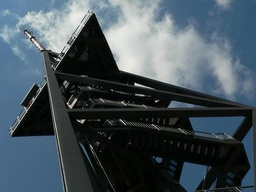
#> input picture images/tower.jpg, 256 x 192 px, shrunk from 504 x 378 before the run, found by its file name
$ python SeamCarver2.py
#> lines starting #> are read from the running program, lines starting #| are printed output that depends on the picture; after the words box and inside, x2 and y2 are one past the last pixel; in counts of white or black regions, pixels touching at a corner belong together
import numpy as np
from PIL import Image
import os

# Function to compute energy map
def compute_energy(image):
    if isinstance(image, Image.Image):
        image = np.array(image)

    #  RGB format
    if len(image.shape) == 3:
        gray = (0.299 * image[:, :, 0] + 0.587 * image[:, :, 1] + 0.114 * image[:, :, 2]).astype(np.float64)
    else:
        gray = image.astype(np.float64)

    height, width = gray.shape
    # Initialize energy array with zeros
    energy = np.zeros((height, width), dtype=np.float64)

    # Calculate energy for each pixel
    for y in range(height):
        for x in range(width):
            # Get neighboring pixel values
            a = gray[y-1, x-1] if y > 0 and x > 0 else 0.0      # Top-left
            b = gray[y-1, x] if y > 0 else 0.0                  # Top
            c = gray[y-1, x+1] if y > 0 and x < width-1 else 0.0  # Top-right
            d = gray[y, x-1] if x > 0 else 0.0                  # Left
            f = gray[y, x+1] if x < width-1 else 0.0            # Right
            g = gray[y+1, x-1] if y < height-1 and x > 0 else 0.0  # Bottom-left
            h = gray[y+1, x] if y < height-1 else 0.0           # Bottom
            i = gray[y+1, x+1] if y < height-1 and x < width-1 else 0.0  # Bottom-right

            # Calculate horizontal and vertical energy components
            xenergy = a + 2*d + g - c - 2*f - i    # Horizontal gradient
            yenergy = a + 2*b + c - g - 2*h - i    # Vertical gradient
            # Compute total energy as magnitude of gradient vector
            energy[y, x] = np.sqrt(xenergy**2 + yenergy**2)

    return energy

# Save the energy map as an image for visualization
def save_energy_map(image, output_path):
    energy = compute_energy(image)
    # Normalize energy values to 0-255 range for visualization
    energy_min, energy_max = energy.min(), energy.max()
    if energy_max == energy_min:
        energy_normalized = np.zeros_like(energy, dtype=np.uint8)
    else:
        energy_normalized = ((energy - energy_min) / (energy_max - energy_min) * 255).astype(np.uint8)
    # Convert to PIL image and save
    energy_img = Image.fromarray(energy_normalized, mode='L')
    energy_img.save(output_path)

# Highlight computed seams on the original image i
def highlight_seams(image, seams, output_path):
    if isinstance(image, Image.Image):
        img_with_seams = np.array(image)
    else:
        img_with_seams = image.copy()

    # Ensure image is in RGB format
    if len(img_with_seams.shape) == 2:  # Grayscale
        img_with_seams = np.stack([img_with_seams] * 3, axis=-1)  # Convert to RGB

    # Mark each pixel in seams with red color
    for seam in seams:
        for y, x in seam:
            img_with_seams[y, x] = [255, 0, 0]  # RGB format: Red
    seams_img = Image.fromarray(img_with_seams, mode='RGB')
    seams_img.save(output_path)

# Dynamic Programming approach to seam carving
def seam_carving_dp(image, num_seams, output_dir):
    # Convert image to numpy array if it's a PIL image
    if isinstance(image, Image.Image):
        img = np.array(image)
    else:
        img = image.copy()

    height, width = img.shape[:2]
    all_seams = []

    # Check if num_seams is valid
    if num_seams >= width:
        print(f"Error: Cannot remove {num_seams} seams from an image of width {width}.")
        return None, None

    # Remove specified number of seams
    for seam_idx in range(num_seams):
        energy = compute_energy(img)
        # DP table for minimum energy paths
        dp = np.zeros((height, width), dtype=np.float64)
        dp[0, :] = energy[0, :]  # Initialize first row
        parent = np.zeros((height, width), dtype=int)  # Track seam paths

        # Build DP table row by row
        for y in range(1, height):
            for x in range(width):
                # Consider three possible previous pixels (left, center, right)
                min_energy = dp[y-1, x]
                parent[y, x] = x
                if x > 0 and dp[y-1, x-1] < min_energy:
                    min_energy = dp[y-1, x-1]
                    parent[y, x] = x-1
                if x < width-1 and dp[y-1, x+1] < min_energy:
                    min_energy = dp[y-1, x+1]
                    parent[y, x] = x+1
                dp[y, x] = energy[y, x] + min_energy

        # Find starting point of minimum energy seam (leftmost if tied)
        seam_end = np.argmin(dp[height-1, :])
        seam = []
        x = seam_end
        # Backtrack to construct the seam
        for y in range(height-1, -1, -1):
            seam.append((y, x))
            x = parent[y, x]
        all_seams.append(seam)

        # Create new image with seam removed
        new_img = np.zeros((height, width-1, 3), dtype=np.uint8)
        for y, x in seam:
            new_img[y, :x] = img[y, :x]
            new_img[y, x:] = img[y, x+1:]
        img = new_img
        width -= 1

        # Save intermediate result after removing half the seams
        if seam_idx == num_seams // 2 - 1:
            intermediate_path = os.path.join(output_dir, 'intermediate_dp.jpg')
            intermediate_img = Image.fromarray(img, mode='RGB')
            intermediate_img.save(intermediate_path)

    return img, all_seams

# Greedy approach to seam carving
def seam_carving_greedy(image, num_seams, output_dir):
    # Convert image to numpy array if it's a PIL image
    if isinstance(image, Image.Image):
        img = np.array(image)
    else:
        img = image.copy()

    height, width = img.shape[:2]
    all_seams = []

    # Check if num_seams is valid
    if num_seams >= width:
        print(f"Error: Cannot remove {num_seams} seams from an image of width {width}.")
        return None, None

    # Remove specified number of seams
    for seam_idx in range(num_seams):
        energy = compute_energy(img)
        seam = []
        # Greedily choose minimum energy pixel at each row
        for y in range(height):
            if y == 0:
                x = np.argmin(energy[y, :])  # Start with minimum in first row
            else:
                prev_x = seam[-1][1]
                # Look at three adjacent pixels from previous row
                x_range = slice(max(0, prev_x-1), min(width, prev_x+2))
                x = prev_x - 1 + np.argmin(energy[y, x_range])
            seam.append((y, x))
        all_seams.append(seam)

        # Create new image with seam removed
        new_img = np.zeros((height, width-1, 3), dtype=np.uint8)
        for y, x in seam:
            new_img[y, :x] = img[y, :x]
            new_img[y, x:] = img[y, x+1:]
        img = new_img
        width -= 1

        # Save intermediate result after removing half the seams (Step 4 in Figure 2)
        if seam_idx == num_seams // 2 - 1:
            intermediate_path = os.path.join(output_dir, 'intermediate_greedy.jpg')
            intermediate_img = Image.fromarray(img, mode='RGB')
            intermediate_img.save(intermediate_path)

    return img, all_seams

# Main execution block
if __name__ == "__main__":
    # Define input and output paths
    input_path = r"C:\Users\hp\Desktop\311 project\project\project\images\tower.jpg"
    output_dir = r"C:\Users\hp\Desktop\311 project\project\project\output"

    # Create output directory if it doesn't exist
    os.makedirs(output_dir, exist_ok=True)

    # Define paths for various output files
    energy_map_path = os.path.join(output_dir, 'energy_map.jpg')
    highlighted_seams_dp_path = os.path.join(output_dir, 'highlighted_seams_dp.jpg')
    highlighted_seams_greedy_path = os.path.join(output_dir, 'highlighted_seams_greedy.jpg')
    output_dp_path = os.path.join(output_dir, 'output_dp.jpg')
    output_greedy_path = os.path.join(output_dir, 'output_greedy.jpg')

    # Load the input image using PIL (Step 1 in Figure 2)
    try:
        input_image = Image.open(input_path)
#> input_image is the input picture: PIL image 256x192 RGB; mean R, G, B 69.5, 82.7, 90.6
        input_image = input_image.convert('RGB')  # Ensure RGB format
    except Exception as e:
        print(f"Error: Could not load image from {input_path}. Exception: {e}")
        exit()

    num_seams = 20  # Number of seams to remove

    # Generate and save energy map (Step 2 in Figure 2)
    save_energy_map(input_image, energy_map_path)
#> after the loop in compute_energy, `for y in range(height):`:
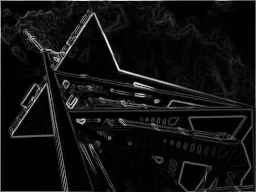
#> energy: shape (192, 256) float64; min 0, max 891.6, mean 62.3; drawn with min black and max white
#> in save_energy_map, `energy_min, energy_max = energy.min(), energy.max()`: energy_min = 0; energy_max = 891.6

    # Apply DP seam carving and save results
    dp_result, dp_seams = seam_carving_dp(input_image, num_seams, output_dir)
#> the loop in seam_carving_dp, `for seam_idx in range(num_seams):` made 20 passes
#> seam_end on pass 1: 14
#> after the loop in seam_carving_dp, `for seam_idx in range(num_seams):`:
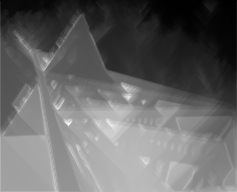
#> dp: shape (192, 237) float64; min 323.3, max 6021.5, mean 2634.7; drawn with min black and max white
#> after the loop in seam_carving_dp, `for seam_idx in range(num_seams):`:
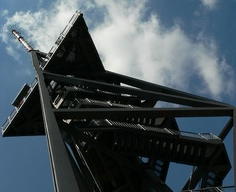
#> img: shape (192, 236, 3); mean R, G, B 69.8, 82.1, 89.1
#> after the loop in seam_carving_dp, `for seam_idx in range(num_seams):`:
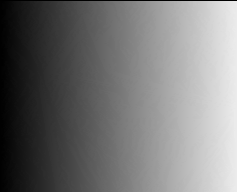
#> parent: shape (192, 237) int64; min 0, max 235, mean 117.4
#> after the loop in seam_carving_dp, `for seam_idx in range(num_seams):`: all_seams = 20 items; width = 236
#> dp_seams = 20 items
    if dp_result is not None:
        highlight_seams(input_image, dp_seams, highlighted_seams_dp_path)  # Step 3
#> the loop in highlight_seams, `for seam in seams:` made 20 passes
#> after the loop in highlight_seams, `for seam in seams:`: img_with_seams: shape (192, 256, 3); 6.08% of pixels changed, all inside (x1, y1, x2, y2) = (1, 0, 248, 192)
        # Save final DP result (Step 5)
        dp_img = Image.fromarray(dp_result, mode='RGB')
        dp_img.save(output_dp_path)

    # Apply greedy seam carving and save results
    greedy_result, greedy_seams = seam_carving_greedy(input_image, num_seams, output_dir)
#> after the loop in seam_carving_greedy, `for seam_idx in range(num_seams):`:
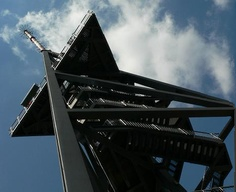
#> img: shape (192, 236, 3); mean R, G, B 71.3, 83.9, 91.2
#> after the loop in seam_carving_greedy, `for seam_idx in range(num_seams):`:
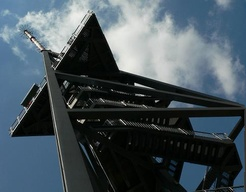
#> intermediate_img: PIL image 246x192 RGB; mean R, G, B 70.5, 83.3, 90.9
#> after the loop in seam_carving_greedy, `for seam_idx in range(num_seams):`: width = 236
#> greedy_seams = 20 items
    if greedy_result is not None:
        highlight_seams(input_image, greedy_seams, highlighted_seams_greedy_path)  # Step 3
#> the loop in highlight_seams (call 2), `for seam in seams:` made 20 passes
#> after the loop in highlight_seams (call 2), `for seam in seams:`:
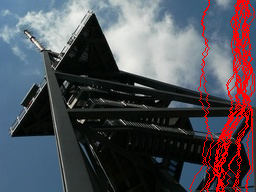
#> img_with_seams: shape (192, 256, 3); 5.71% of pixels changed, all inside (x1, y1, x2, y2) = (189, 0, 255, 192)
        # Save final greedy result (Step 5)
        greedy_img = Image.fromarray(greedy_result, mode='RGB')
        greedy_img.save(output_greedy_path)

    # Print completion message
    print(f"Seam carving completed for 'tower.jpg'. Outputs saved in {output_dir}")
